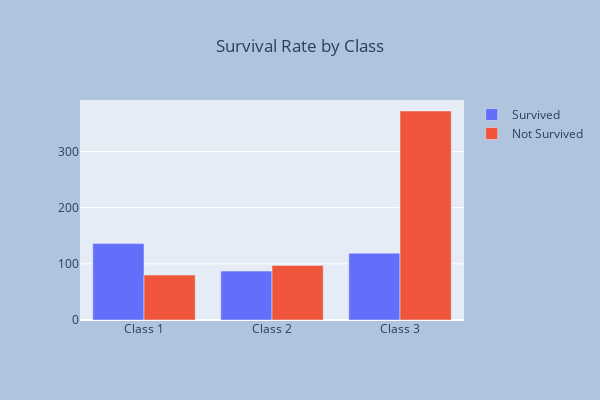

Notebook source saved alongside this figure:
### Code cell
not_survived = df_train[df_train['Survived'] == 0]
survived = df_train[df_train['Survived'] == 1]
pclass = sorted(df_train['PclassCat'].unique().tolist())
fig = go.Figure()
fig.add_trace(go.Bar(x=pclass, y=survived.groupby('Pclass').count().reset_index()['Survived'], name='Survived'))
fig.add_trace(go.Bar(x=pclass, y=not_survived.groupby('Pclass').count().reset_index()['Survived'], name='Not Survived'))
fig.update_layout(title={
                    'text': "Survival Rate by Class",
                    'y':0.9,
                    'x':0.5,
                    'xanchor': 'center',
                    'yanchor': 'top'}, 
                barmode='group',
                autosize=False,
                width=600,
                height=400,
                paper_bgcolor="LightSteelBlue",)
fig.show()

### Figure 1 — Plotly figure (JSON) as saved in the notebook; plotly's stock layout.template omitted (floating-point values rounded to 4 significant figures)
{"data": [{"name": "Survived", "type": "bar", "x": ["Class 1", "Class 2", "Class 3"], "y": [136, 87, 119]}, {"name": "Not Survived", "type": "bar", "x": ["Class 1", "Class 2", "Class 3"], "y": [80, 97, 372]}], "layout": {"autosize": false, "barmode": "group", "height": 400, "paper_bgcolor": "LightSteelBlue", "title": {"text": "Survival Rate by Class", "x": 0.5, "xanchor": "center", "y": 0.9, "yanchor": "top"}, "width": 600}}
